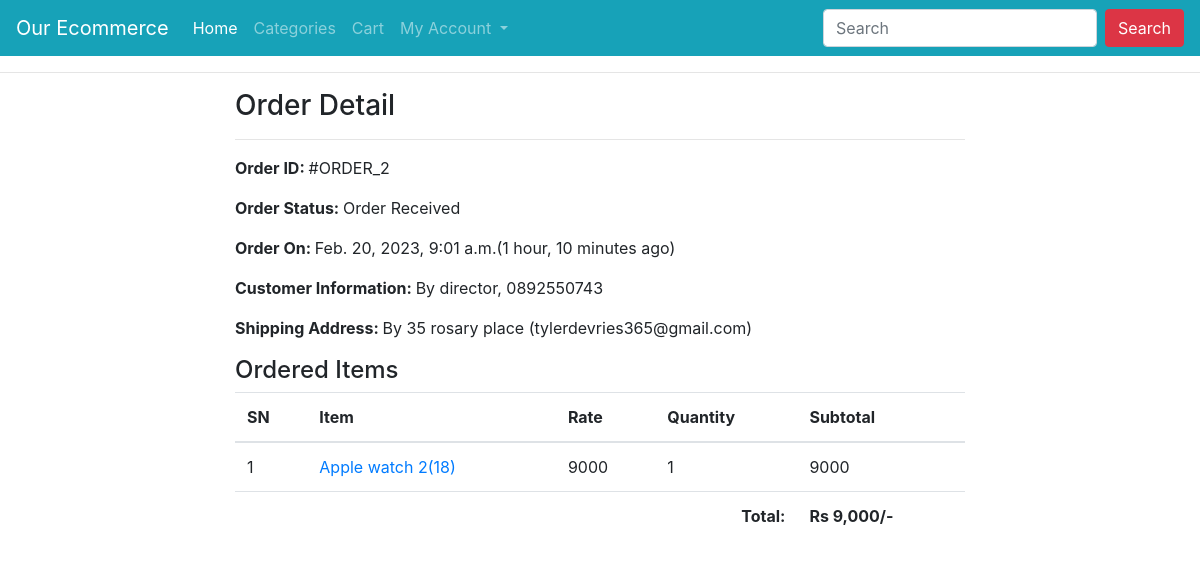
The app's page /profile/order-2/ (signed in) with its own data.
### ecomapp/models.py (models this page shows, shortened)
class Order(models.Model):
    cart = models.OneToOneField(Cart, on_delete=models.CASCADE)
    ordered_by = models.CharField(max_length=200)
    shipping_address = models.CharField(max_length=200)
    mobile = models.CharField(max_length=10)
    email = models.EmailField(null=True, blank=True)
    subtotal = models.PositiveIntegerField()
    discount = models.PositiveIntegerField()
    total = models.PositiveIntegerField()
    order_status = models.CharField(max_length=50, choices=ORDER_STATUS)
    created_at = models.DateTimeField(auto_now_add=True)
    payment_method = models.CharField(
        max_length=20, choices=METHOD, default="Cash On Delivery")
    payment_completed = models.BooleanField(
        default=False, null=True, blank=True)

class CartProduct(models.Model):
    cart = models.ForeignKey(Cart, on_delete=models.CASCADE)
    product = models.ForeignKey(Product, on_delete=models.CASCADE)
    rate = models.PositiveIntegerField()
    quantity = models.PositiveIntegerField()
    subtotal = models.PositiveIntegerField()

class Product(models.Model):
    title = models.CharField(max_length=200)
    slug = models.SlugField(unique=True)
    category = models.ForeignKey(Category, on_delete=models.CASCADE)
    image = models.ImageField(upload_to="products")
    marked_price = models.PositiveIntegerField()
    selling_price = models.PositiveIntegerField()
    description = models.TextField()
    warranty = models.CharField(max_length=300, null=True, blank=True)
    return_policy = models.CharField(max_length=300, null=True, blank=True)
    view_count = models.PositiveIntegerField(default=0)

### ecomapp/views.py (the view)
# urls.py: path("profile/order-<int:pk>/", CustomerOrderDetailView.as_view(),
class CustomerOrderDetailView(DetailView):
    template_name = "customerorderdetail.html"
    model = Order
    context_object_name = "ord_obj"
    def dispatch(self, request, *args, **kwargs):
        if request.user.is_authenticated and Customer.objects.filter(user=request.user).exists():
            order_id = self.kwargs["pk"]
            order = Order.objects.get(id=order_id)
            if request.user.customer != order.cart.customer:
                return redirect("ecomapp:customerprofile")
        else:
            return redirect("/login/?next=/profile/")
        return super().dispatch(request, *args, **kwargs)

### templates/customerorderdetail.html (shortened to what this page needs)
{% extends "base.html" %}
{% load humanize %}
{% block content %}
<div class="container">
    <div class="row">
        <div class="col-md-8 mx-auto">
            <h3>Order Detail</h3><hr>
            <p><span class="font-weight-bold">Order ID: </span> #ORDER_{{ord_obj.id}}</p>
            <p><span class="font-weight-bold">Order Status: </span> {{ord_obj.order_status}}</p>
            <p><span class="font-weight-bold">Order On: </span> {{ord_obj.created_at}}({{ord_obj.created_at|timesince}} ago)</p>
            <p><span class="font-weight-bold">Customer Information: </span> By {{ord_obj.ordered_by}}, {{ord_obj.mobile}}</p>
            <p><span class="font-weight-bold">Shipping Address: </span> By {{ord_obj.shipping_address}} ({{ord_obj.email}})</p>
            <h4>Ordered Items</h4>
            <table class="table">
                <thead>
                    <tr>
                        <th>SN</th>
                        <th>Item</th>
                        <th>Rate</th>
                        <th>Quantity</th>
                        <th>Subtotal</th>
                    </tr>
                </thead>
                <tbody>
                    {% for cp in ord_obj.cart.cartproduct_set.all %}
                    <tr>
                        <td>{{forloop.counter}}</td>
                        <td><a target="_blank" href="{% url 'ecomapp:productdetail' cp.product.slug %}">{{cp.product.title}}({{cp.product.id}})</a></td>
                        <td>{{cp.rate}}</td>
                        <td>{{cp.quantity}}</td>
                        <td>{{cp.subtotal}}</td>
                    </tr>
                    {% endfor %}
                    <tr>
                        <th colspan="4" class="text-right">Total: </th>
                        <th>Rs {{ord_obj.total|intcomma}}/-</th>
                    </tr>
                </tbody>
            </table>
        </div>
    </div>
</div>
{% endblock %}

### records on screen
Order: id "2", order_status "Order Received", created_at "Feb. 20, 2023, 9:01 a.m.", created_at "1 hour, 10 minutes", ordered_by "director", mobile "0892550743", shipping_address "35 rosary place", email "tylerdevries365@gmail.com", total "9,000"
CartProduct: product "Apple watch 2", product.id "18", rate "9000", quantity "1", subtotal "9000"
